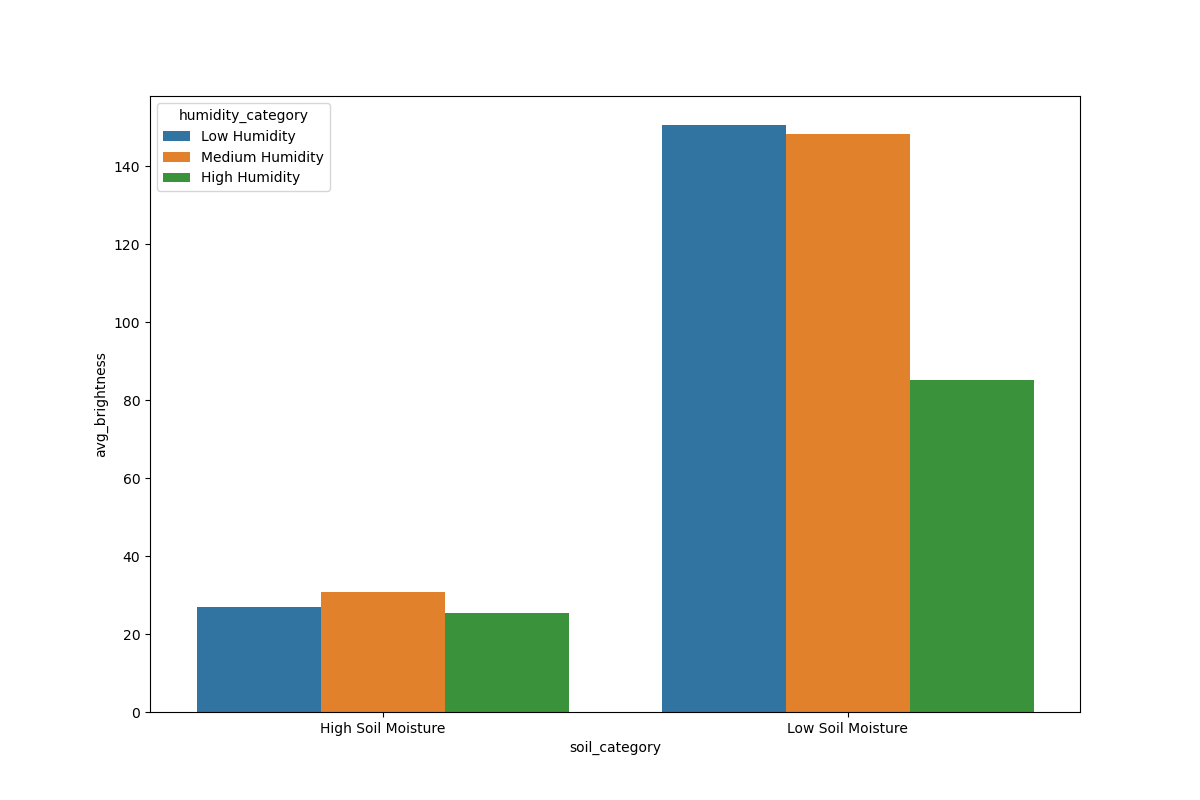

The script that saved this image:
from pyspark.sql import SparkSession
import matplotlib.pyplot as plt
import seaborn as sns
import pyspark.sql.functions as f
import pandas as pd

spark = SparkSession.builder \
    .appName("Soil Analysis") \
    .getOrCreate()
    
data = spark.read.csv('./processed_data', inferSchema=True, header=True)
soil_categories = data.withColumn('soil_category', f.when(f.col('new_soil_moisture') < 0, 'Low Soil Moisture').when(f.col('new_soil_moisture') > 0, 'High Soil Moisture'))
humidity_categories = soil_categories.withColumn('humidity_category', f.when(f.col('new_relative_humidity') >= 60, 'High Humidity').when(f.col('new_relative_humidity') > 30, 'Medium Humidity').when(f.col('new_relative_humidity') > 0, 'Low Humidity'))
final_data = humidity_categories.groupby('soil_category', 'humidity_category').agg(f.avg(f.col('brightness')).alias('avg_brightness'))


data_pd = final_data.toPandas()
plt.figure(figsize=(12,8))
sns.barplot(x='soil_category', y='avg_brightness', hue='humidity_category', data=data_pd)
plt.savefig('./analysis-hd/soil_analysis.png')